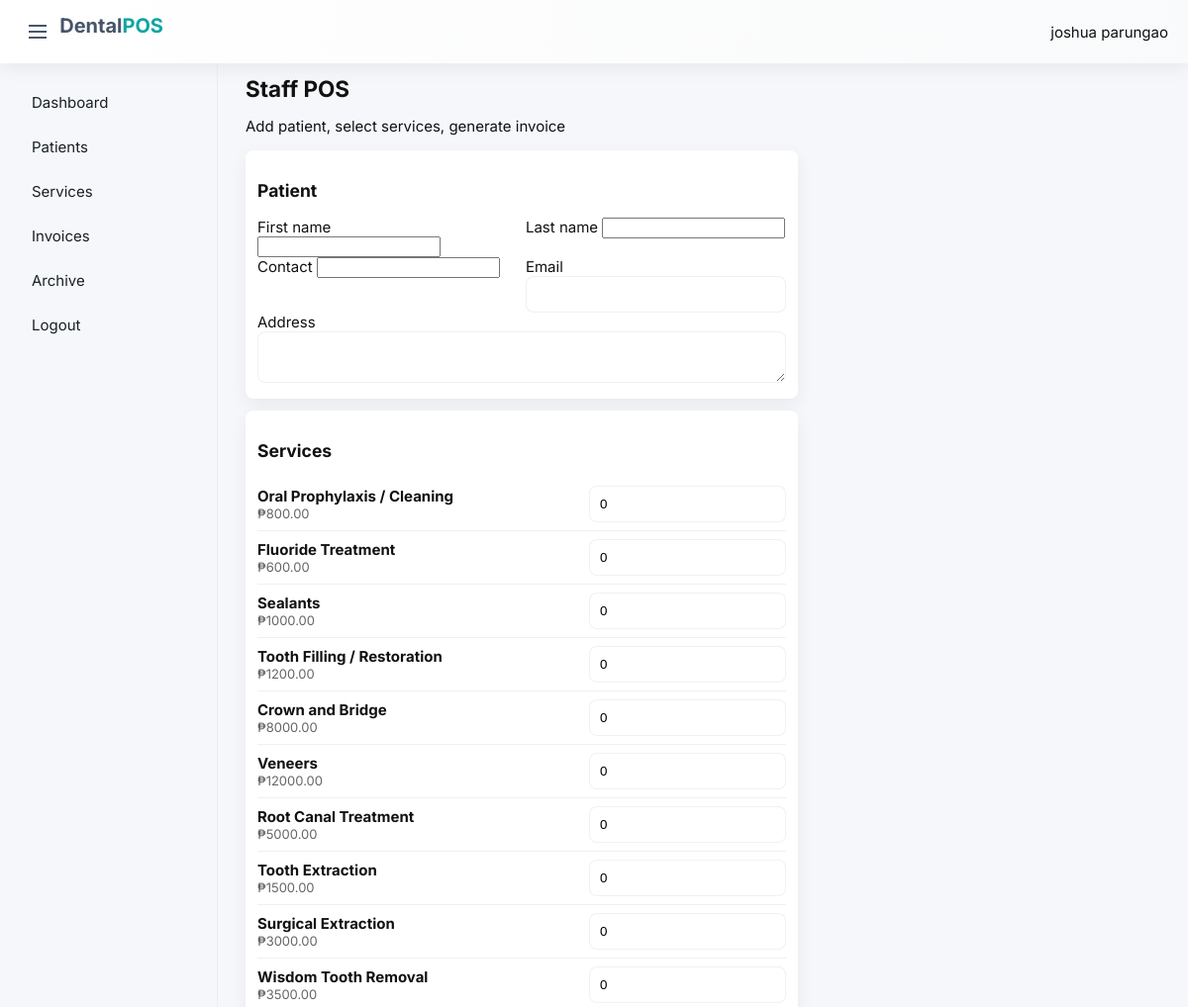
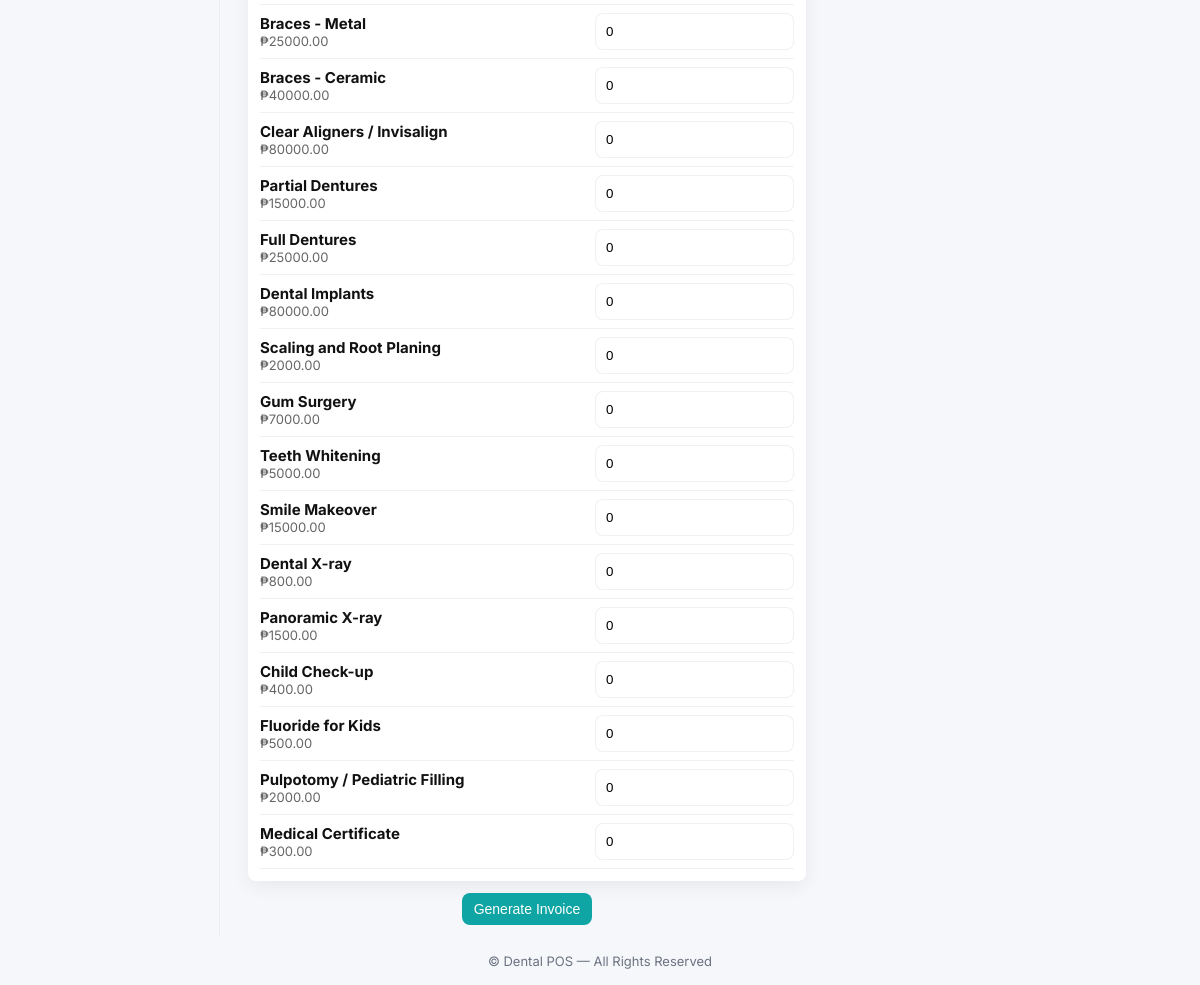
Screenshot of /clinic/staff/pos/ (signed in) with the database file from the repository (2 pictures, top to bottom).
### clinic/models.py (models this page shows, shortened)
class Service(models.Model):
    DENTAL_CATEGORIES = [
        ("CHECKUP", "Dental Check-up / Consultation"),
        ("CLEANING", "Oral Prophylaxis / Cleaning"),
        ("FLUORIDE", "Fluoride Treatment"),
        ("SEALANTS", "Sealants"),
        ("FILLING", "Tooth Filling / Restoration"),
        ("CROWN", "Crown and Bridge"),
        ("VENEERS", "Veneers"),
        ("ROOTCANAL", "Root Canal Treatment"),
        ("EXTRACTION", "Tooth Extraction"),
        ("SURGICAL_EXTRACTION", "Surgical Extraction"),
        ("WISDOM_TOOTH", "Wisdom Tooth Removal"),
        ("BRACES_METAL", "Braces - Metal"),
        ("BRACES_CERAMIC", "Braces - Ceramic"),
        ("CLEAR_ALIGNERS", "Clear Aligners / Invisalign"),
        ("DENTURES_PARTIAL", "Partial Dentures"),
        ("DENTURES_FULL", "Full Dentures"),
        ("IMPLANT", "Dental Implants"),
        ("SCALING_ROOTPLANING", "Scaling and Root Planing"),
        ("GUM_SURGERY", "Gum Surgery"),
        ("TEETH_WHITENING", "Teeth Whitening"),
        ("SMILE_MAKEOVER", "Smile Makeover"),
        ("DENTAL_XRAY", "Dental X-ray"),
        ("PANORAMIC_XRAY", "Panoramic X-ray"),
        ("PEDIATRIC_CHECKUP", "Child Check-up"),
        ("PEDIATRIC_FLUORIDE", "Fluoride for Kids"),
        ("PULPOTOMY", "Pulpotomy / Pediatric Filling"),
        ("MEDICAL_CERTIFICATE", "Medical Certificate"),
    ]
    DEFAULT_PRICES = {
        "CHECKUP": 500, "CLEANING": 800, "FLUORIDE": 600, "SEALANTS": 1000,
        "FILLING": 1200, "CROWN": 8000, "VENEERS": 12000, "ROOTCANAL": 5000,
        "EXTRACTION": 1500, "SURGICAL_EXTRACTION": 3000, "WISDOM_TOOTH": 3500,
        "BRACES_METAL": 25000, "BRACES_CERAMIC": 40000, "CLEAR_ALIGNERS": 80000,
        "DENTURES_PARTIAL": 15000, "DENTURES_FULL": 25000, "IMPLANT": 80000,
        "SCALING_ROOTPLANING": 2000, "GUM_SURGERY": 7000, "TEETH_WHITENING": 5000,
        "SMILE_MAKEOVER": 15000, "DENTAL_XRAY": 800, "PANORAMIC_XRAY": 1500,
        "PEDIATRIC_CHECKUP": 400, "PEDIATRIC_FLUORIDE": 500, "PULPOTOMY": 2000,
        "MEDICAL_CERTIFICATE": 300
    }
    category = models.CharField(max_length=50, choices=DENTAL_CATEGORIES, default="CHECKUP")
    name = models.CharField(max_length=150, blank=True, null=True)
    description = models.TextField(blank=True, null=True)
    price = models.DecimalField(max_digits=10, decimal_places=2, blank=True, null=True)
    active = models.BooleanField(default=True)
    is_archived = models.BooleanField(default=False)

### clinic/views.py (the view, shortened to what this page needs)
# urls.py: path('staff/pos/', views.staff_pos, name='staff_pos'),
@staff_required
def staff_pos(request):
    services = Service.objects.filter(active=True, is_archived=False)
    return render(request, 'clinic/staff_pos.html', {'services': services})

### clinic/views.py (called while the page is built)
def staff_required(view_func):
    return user_passes_test(lambda u: u.is_authenticated and u.is_staff and u.is_active and getattr(getattr(u, 'staff_profile', None), 'approved', False), login_url='clinic:staff_login')(view_func)

### clinic/templates/clinic/staff_pos.html (shortened to what this page needs)
{% extends 'clinic/base.html' %}
{% block content %}
<div class="staff-pos container">
  <header class="pos-header">
    <h2>Staff POS</h2>
    <p class="muted">Add patient, select services, generate invoice</p>
  </header>
  <form method="post" class="pos-form">
    <section class="patient-section card">
      <h3>Patient</h3>
      <div class="form-row">
        <div class="form-group">
          <label>First name</label>
          <input name="first_name" class="form-control" required />
        </div>
        <div class="form-group">
          <label>Last name</label>
          <input name="last_name" class="form-control" required />
        </div>
      </div>
      <div class="form-row">
        <div class="form-group">
          <label>Contact</label>
          <input name="contact_number" class="form-control" type="tel" />
        </div>
        <div class="form-group">
          <label>Email</label>
          <input name="email" class="form-control" type="email" />
        </div>
      </div>
      <div class="form-group">
        <label>Address</label>
        <textarea name="address" class="form-control" rows="2"></textarea>
      </div>
    </section>
    <section class="services-section card">
      <h3>Services</h3>
      <div class="services-list">
        {% for svc in services %}
          <label class="service-item">
            <div class="service-meta">
              <strong>{{ svc.name }}</strong>
              <div class="muted">₱{{ svc.price }}</div>
            </div>
            <div class="service-qty">
              <input type="number" min="0" name="service_{{ svc.id }}" value="0" class="form-control qty-input" />
            </div>
          </label>
        {% empty %}
          <p>No services available.</p>
        {% endfor %}
      </div>
    </section>
    <div class="pos-actions">
      <button class="btn btn-primary" type="submit">Generate Invoice</button>
    </div>
  </form>
</div>
{% endblock %}

### clinic/templates/clinic/base.html (shortened to what this page needs)
<!DOCTYPE html>
<html lang="en">
<head>
    {% load static %}
    <link rel="stylesheet" href="{% static 'clinic/css/app.css' %}">
</head>
<body class="bg-light">
<div class="app-root">
    <header class="topbar shadow-sm">
        <div class="topbar-left d-flex align-items-center">
            <button id="nav-toggle" class="nav-toggle" aria-label="Toggle menu">
                <span class="hamburger"></span>
            </button>
            <a class="brand ms-2" href="{% url 'clinic:dashboard' %}">
                Dental<span>POS</span>
            </a>
        </div>
        <div class="topbar-right">
            {% if request.user.is_authenticated %}
                <div class="user-badge">
                    <span class="user-name">{{ request.user.get_full_name|default:request.user.username }}</span>
                </div>
            {% endif %}
        </div>
    </header>
    <div class="layout">
        <aside class="sidebar shadow-sm">
            <nav class="sidebar-nav">
                <a href="{% url 'clinic:dashboard' %}" class="nav-item">Dashboard</a>
                <a href="{% url 'clinic:patients_list' %}" class="nav-item">Patients</a>
                <a href="{% url 'clinic:services_list' %}" class="nav-item">Services</a>
                <a href="{% url 'clinic:invoices_list' %}" class="nav-item">Invoices</a>
                <a href="{% url 'clinic:archive' %}" class="nav-item">Archive</a>
                <a href="{% url 'logout' %}" class="nav-item logout">Logout</a>
            </nav>
        </aside>
        <main class="main-content">
            <div class="content-container">
                {% block content %}{% endblock %}
            </div>
        </main>
    </div>
    <footer class="footer text-center">
        &copy; {{ now.year }} Dental POS — All Rights Reserved
    </footer>
</div>
</body>
</html>

### clinic/static/clinic/css/app.css (style rules this page uses)
:root { --bg:#f6f7fb; --surface:#ffffff; --muted:#6b7280; --accent:#0ea5a4; --accent-2:#475569; --radius:10px; --shadow: 0 6px 18px rgba(13,20,25,0.06); --glass: rgba(255,255,255,0.6); font-family: 'Inter', system-ui, -apple-system, 'Segoe UI', Roboto, 'Helvetica Neue', Arial; }
* { box-sizing:border-box }
html,body,#app { height:100% }
body { margin:0;background:var(--bg);color:#111;font-family:Inter,system-ui,Arial }
.app-root { display:flex;flex-direction:column;min-height:100vh }
.topbar { height:64px;background:linear-gradient(90deg,var(--surface),#f9fafb);display:flex;align-items:center;justify-content:space-between;padding:0 20px;box-shadow:var(--shadow); }
.brand { font-weight:700;color:var(--accent-2);text-decoration:none;font-size:20px }
.brand span { color:var(--accent) }
.layout { display:flex;flex:1 }
.sidebar { width:220px;background:transparent;padding:20px;border-right:1px solid rgba(15,23,42,0.04) }
.sidebar nav a { display:block;padding:10px 12px;border-radius:8px;color:#182026;text-decoration:none;margin-bottom:6px }
.container { max-width:1200px;margin:0 auto }
.footer { height:48px;display:flex;align-items:center;justify-content:center;color:var(--muted);font-size:13px }
.card { background:var(--surface);border-radius:var(--radius);padding:16px;box-shadow:var(--shadow); }
.btn { display:inline-block;background:var(--accent);color:#fff;padding:8px 12px;border-radius:8px;text-decoration:none;border:none;cursor:pointer;font-size:14px }
a.btn, button.btn { display:inline-flex; align-items:center; gap:8px }
input[type=text],input[type=email],input[type=number],select,textarea { width:100%;padding:10px;border-radius:8px;border:1px solid rgba(15,23,42,0.06);background:var(--surface) }
html { font-size: 16px; }
@media (max-width: 1200px) { html { font-size: 15px; } }
.content-container { max-width: 1100px; margin: 0 auto; padding: 0 16px; }
.sidebar { transition: transform 0.25s ease, opacity 0.25s ease; }
.nav-toggle { background: transparent; border: none; width:36px; height:36px; display:inline-flex; align-items:center; justify-content:center; cursor:pointer }
.hamburger { width:18px; height:2px; background:var(--accent-2); display:block; position:relative }
.hamburger::before, .hamburger::after { content:''; position:absolute; left:0; right:0; height:2px; background:var(--accent-2) }
.hamburger::before { top:-6px }
.hamburger::after { top:6px }

### clinic/templates/clinic/staff_pos.html (style rules this page uses)
.container { padding: 12px; }
.pos-header h2 { margin: 0 0 6px 0 }
.card { background:#fff; padding:12px; border-radius:8px; margin-bottom:12px }
.form-row { display:flex; gap:8px }
.form-group { flex:1 }
.service-item { display:flex; justify-content:space-between; align-items:center; padding:8px 0; border-bottom:1px solid #f0f0f0 }
.service-meta .muted { color:#666; font-size:13px }
.qty-input { width:80px }
.pos-actions { text-align:center }

### rows the page displays
Service: name "Oral Prophylaxis / Cleaning", price "800.00"
Service: name "Fluoride Treatment", price "600.00"
Service: name "Sealants", price "1000.00"
Service: name "Tooth Filling / Restoration", price "1200.00"
Service: name "Crown and Bridge", price "8000.00"
Service: name "Veneers", price "12000.00"
Service: name "Root Canal Treatment", price "5000.00"
Service: name "Tooth Extraction", price "1500.00"
Service: name "Surgical Extraction", price "3000.00"
Service: name "Wisdom Tooth Removal", price "3500.00"
Service: name "Braces - Metal", price "25000.00"
Service: name "Braces - Ceramic", price "40000.00"
Service: name "Clear Aligners / Invisalign", price "80000.00"
Service: name "Partial Dentures", price "15000.00"
Service: name "Full Dentures", price "25000.00"
Service: name "Dental Implants", price "80000.00"
Service: name "Scaling and Root Planing", price "2000.00"
Service: name "Gum Surgery", price "7000.00"
Service: name "Teeth Whitening", price "5000.00"
Service: name "Smile Makeover", price "15000.00"
Service: name "Dental X-ray", price "800.00"
Service: name "Panoramic X-ray", price "1500.00"
Service: name "Child Check-up", price "400.00"
Service: name "Fluoride for Kids", price "500.00"
Service: name "Pulpotomy / Pediatric Filling", price "2000.00"
Service: name "Medical Certificate", price "300.00"

### other values shown
{{ request.user.get_full_name|default:request.user.username }} "joshua parungao"
